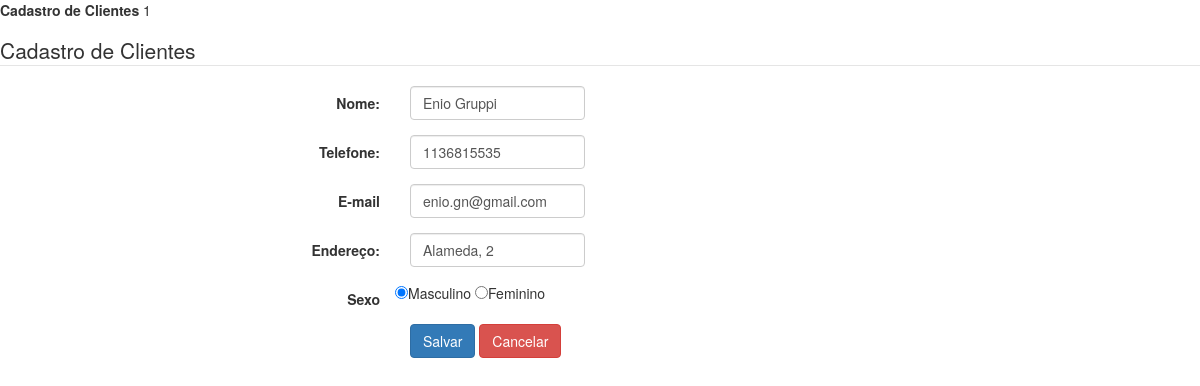
The page /cliente/1/ on the database its author committed.
### tables this page shows
CREATE TABLE cliente (
    id_cliente INTEGER PRIMARY KEY AUTOINCREMENT,
    nome VARCHAR(50) NOT NULL,
    sexo VARCHAR(1) NOT NULL,
    telefone CHAR(11) NULL,
    endereco CHAR(100) NULL,
    email CHAR(100) NULL
);

### clientes.py (the view)
@app.route("/cliente/<int:id_cliente>/", methods = ["GET"])
def form_alterar_cliente_api(id_cliente):
    cliente = consultar_cliente(id_cliente)
    if cliente == None:
        return render_template("menu.html", mensagem = f"Esse cliente não existe."), 404
    return render_template("form_cliente.html", id_cliente = id_cliente, nome = cliente['nome'], sexo = cliente['sexo'], telefone = cliente['telefone'], endereco = cliente['endereco'], email = cliente['email'])

### clientes.py (called while the page is built)
def row_to_dict(description, row):
    if row == None:
        return None
    d = {}
    for i in range(0, len(row)):
        d[description[i][0]] = row[i]
    return d

def conectar():
    return sqlite3.connect('clientes.db')

def consultar_cliente(id_cliente):
    with closing(conectar()) as con, closing(con.cursor()) as cur:
        cur.execute("SELECT id_cliente, nome, sexo, telefone, endereco, email FROM cliente WHERE id_cliente = ?", (id_cliente, ))
        return row_to_dict(cur.description, cur.fetchone())

### templates/form_cliente.html (shortened to what this page needs)
<!DOCTYPE html>
<html>
<head>
    <link href="//maxcdn.bootstrapcdn.com/bootstrap/3.3.0/css/bootstrap.min.css" rel="stylesheet" id="bootstrap-css">
</head>
<body>
    <form class="form-horizontal" action="/cliente/{{id_cliente}}/" method="POST" id="form_principal">
        {% if id_cliente != 'novo'%}
        <p>
            <label>Cadastro de Clientes</label> {{id_cliente}}
        </p>
        {% endif %}
         <legend>Cadastro de Clientes</legend>
        <div class="form-group">
            <label class="col-md-4 control-label" for="nome">Nome:</label>
            <div class="col-md-2">
                <input id="nome" name="nome" type="text" placeholder="" class="form-control input-md" value="{{nome}}">
            </div>
        </div>
        <div class="form-group">
            <label class="col-md-4 control-label" for="telefone">Telefone:</label>
            <div class="col-md-2">
                <input id="telefone" name="telefone" type="text" placeholder="" class="form-control input-md" value="{{telefone}}">
            </div>
        </div>
        <div class="form-group">
            <label class="col-md-4 control-label" for="email">E-mail</label>
            <div class="col-md-2">
                <input id="email" name="email" type="text" placeholder="" class="form-control input-md" value="{{email}}">
            </div>
        </div>
        <div class="form-group">
            <label class="col-md-4 control-label" for="endereco">Endereço:</label>
            <div class="col-md-2">
                <input id="endereco" name="endereco" type="text" placeholder="" class="form-control input-md" value="{{endereco}}">
            </div>
        </div>
        <div class="form-group">
            <label class="col-md-4 control-label" for="sexo">Sexo</label>
            <input type="radio" id="sexo_masc" name="sexo" value="M" {% if sexo=='M' %}checked="checked" {% endif %}>Masculino</input>
            <input type="radio" id="sexo_fem" name="sexo" value="F" {% if sexo=='F' %}checked="checked" {% endif %}>Feminino</input>
        </div>
        <div class="form-group">
            <label class="col-md-4 control-label" for="btnsalvar"></label>
            <div class="col-md-8">
                <button type="button" id="btnsalvar" name="btnsalvar" class="btn btn-primary" onclick="salvar()">Salvar</button>
                <a id="btncancelar" name="btncancelar" class="btn btn-danger" href="/menu">Cancelar</a>
            </div>
        </div>
    </form>
</body>
</html>

### rows shown on the page
cliente: nome "Enio Gruppi", telefone "1136815535", email "enio.gn@gmail.com", endereco "Alameda, 2"

### other values the page prints
{{ id_cliente }} "1"
